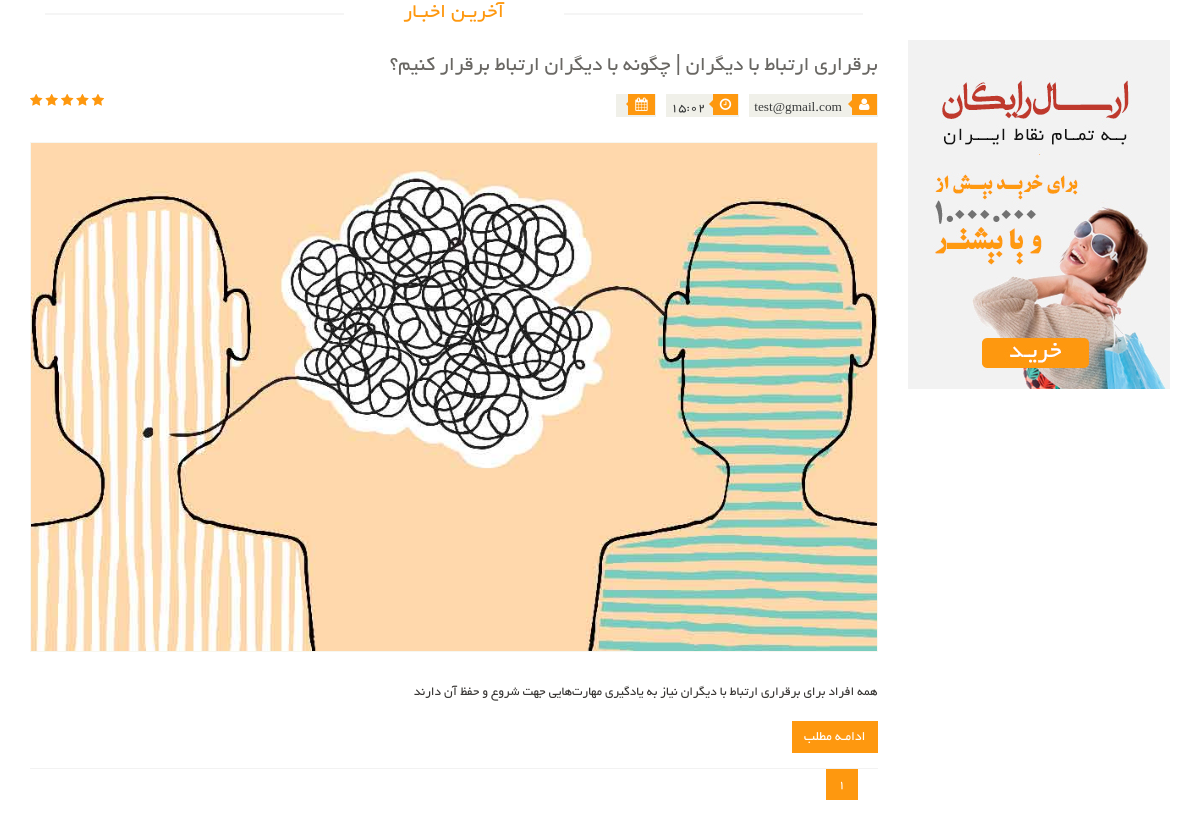
/articles/, run on an earlier commit of the app's database.
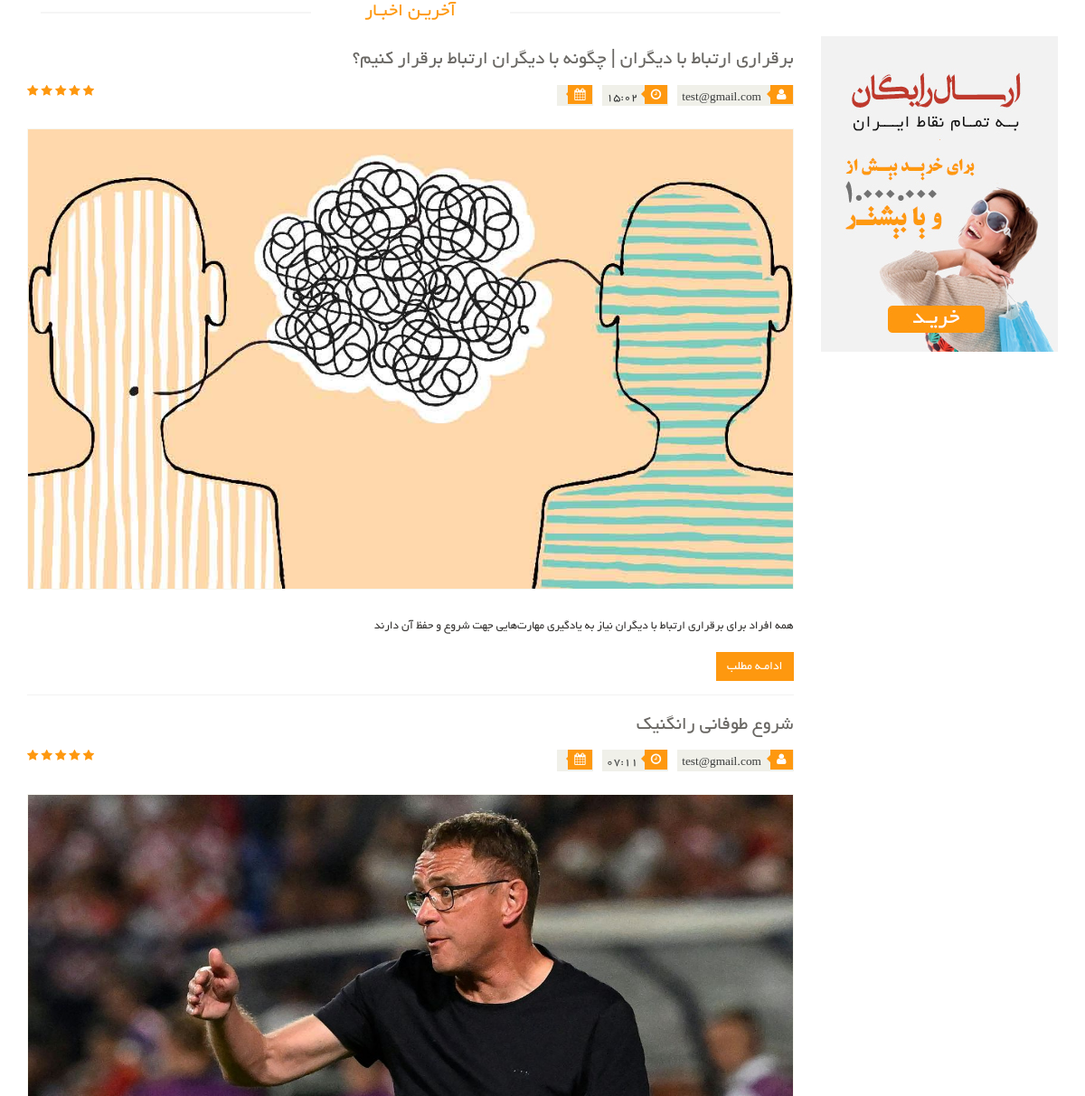
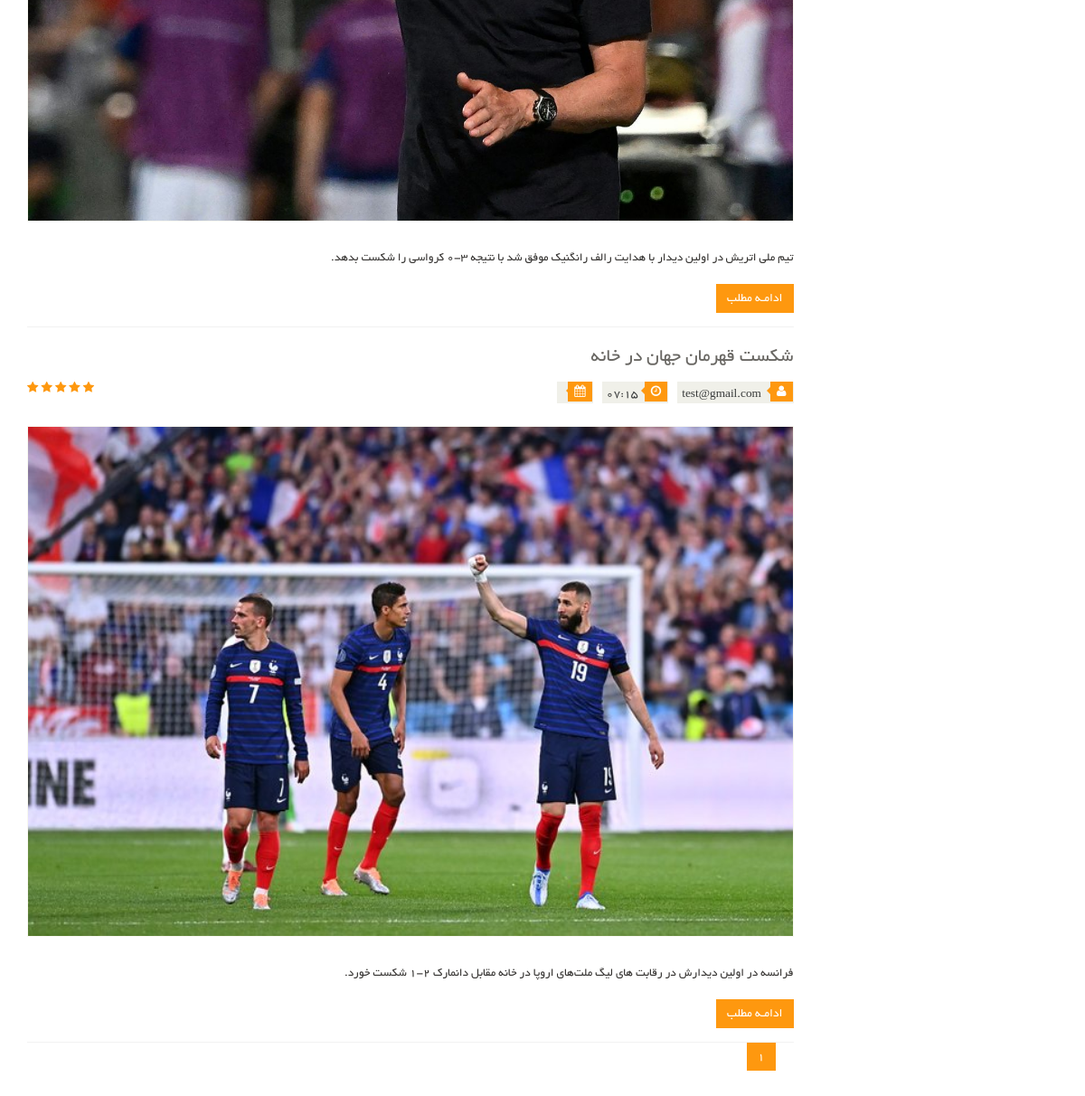
And on a later commit of the database (2 pictures, top to bottom).
### article_module/models.py (models this page shows, shortened)
class Article(models.Model):
    title = models.CharField(max_length=300, verbose_name='عنوان مقاله')
    slug = models.SlugField(max_length=400, db_index=True, allow_unicode=True, verbose_name='عنوان در url')
    image = models.ImageField(upload_to='images/articles', verbose_name='تصویر مقاله')
    short_description = models.TextField(verbose_name='توضیحات کوتاه')
    text = models.TextField(verbose_name='متن مقاله')
    is_active = models.BooleanField(default=True, verbose_name='فعال / غیرفعال')
    selected_categories = models.ManyToManyField(ArticleCategory, verbose_name='دسته بندی ها')
    author = models.ForeignKey(User, on_delete=models.CASCADE, verbose_name='نویسنده', null=True, editable=False)
    create_date = models.DateTimeField(auto_now_add=True, editable=False, verbose_name='تاریخ ثبت')
    def get_jalali_create_time(self):
        return self.create_date.strftime('%H:%M')
    class Meta:
        verbose_name = 'مقاله'
        verbose_name_plural = 'مقالات'

### account_module/models.py (models this page shows)
class User(AbstractUser):
    avatar = models.ImageField(upload_to='images/profile', verbose_name='تصویر آواتار', null=True, blank=True)
    email_active_code = models.CharField(max_length=100, verbose_name='کد فعالسازی ایمیل')
    about_user = models.TextField(null=True, blank=True, verbose_name='درباره شخص')
    address = models.TextField(null=True, blank=True, verbose_name='آدرس')
    class Meta:
        verbose_name = 'کاربر'
        verbose_name_plural = 'کاربران'
    def __str__(self):
        if self.first_name is not '' and self.last_name is not '':
            return self.get_full_name()
        return self.email

### article_module/views.py (the view)
# urls.py: path('', views.ArticlesListView.as_view(), name='articles_list'),
class ArticlesListView(ListView):
    model = Article
    paginate_by = 4
    template_name = 'article_module/articles_page.html'
    def get_context_data(self, *args, **kwargs):
        context = super(ArticlesListView, self).get_context_data(*args, **kwargs)
        return context
    def get_queryset(self):
        query = super(ArticlesListView, self).get_queryset()
        query = query.filter(is_active=True)
        category_name = self.kwargs.get('category')
        if category_name is not None:
            query = query.filter(selected_categories__url_title__iexact=category_name)
        return query

### polls/templatetags/poll_extras.py (called while the page is built)
@register.filter(name='show_jalali_date')
def show_jalali_date(value):
    return date2jalali(value)

### article_module/templates/article_module/articles_page.html (shortened to what this page needs)
{% extends 'shared/_layout.html' %}
{% load poll_extras %}
{% load thumbnail %}
{% load render_partial %}
{% block content %}
    <section>
        <div class="container">
            <div class="row">
                <div class="col-sm-9">
                    <div class="blog-post-area">
                        <h2 class="title text-center">آخریـن اخبـار</h2>
                        {% for article in object_list %}
                            <div class="single-blog-post">
                                <h3>{{ article.title }}</h3>
                                <div class="post-meta">
                                    <ul>
                                        {% if article.author is not None %}
                                            <li><i class="fa fa-user"></i> {{ article.author }}</li>
                                        {% endif %}
                                        <li><i class="fa fa-clock-o"></i>{{ article.get_jalali_create_time }}</li>
                                        <li><i class="fa fa-calendar"></i>{{ article.create_date | show_jalali_date }}
                                        </li>
                                    </ul>
                                    <span>
										<i class="fa fa-star"></i>
										<i class="fa fa-star"></i>
										<i class="fa fa-star"></i>
										<i class="fa fa-star"></i>
										<i class="fa fa-star-half-o"></i>
								</span>
                                </div>
                                <a href="">
                                    {% thumbnail article.image "862x398" quality=95 crop='center' as im %}
                                        <img src="{{ im.url }}">
                                    {% endthumbnail %}
                                </a>
                                <p>
                                    {{ article.short_description }}
                                </p>
                                <a class="btn btn-primary" href="{% url 'articles_detail' pk=article.id %}">ادامـه
                                    مطلب</a>
                            </div>
                        {% endfor %}
                        <ul class="pagination">
                            {% for pageNumber in paginator.page_range %}
                                <li class="{% if page_obj.number == pageNumber %} active {% endif %}">
                                    <a href="?page={{ pageNumber }}">{{ pageNumber }}</a>
                                </li>
                            {% endfor %}
                        </ul>
                    </div>
                </div>
                <div class="col-sm-3">
                    <div class="left-sidebar">
                        <div class="shipping text-center">
                            <img src="/static/images/home/shipping.jpg" alt="">
                        </div>
                    </div>
                </div>
            </div>
        </div>
    </section>
{% endblock %}

### templates/shared/_layout.html (shortened to what this page needs)
{% load render_partial %}
<!DOCTYPE html>
<html lang="en">
<head>
    {% include 'shared/header_references.html' %}
</head>
<body>
{% block content %}{% endblock %}
</body>
</html>

### templates/shared/header_references.html (shortened to what this page needs)
<link href="/static/css/bootstrap.min.css" rel="stylesheet">
<link href="/static/css/font-awesome.min.css" rel="stylesheet">
<link href="/static/css/prettyPhoto.css" rel="stylesheet">
<link href="/static/css/price-range.css" rel="stylesheet">
<link href="/static/css/animate.css" rel="stylesheet">
<link href="/static/css/main.css" rel="stylesheet">
<link href="/static/css/responsive.css" rel="stylesheet">
<link href="/static/css/custom.css" rel="stylesheet">

### static/css/main.css (style rules this page uses)
body { font-family: 'BYekan'; font-size: 10pt; position: relative; font-weight: normal; direction: rtl; }
ul li { list-style: none; }
a { -webkit-transition: 300ms; -moz-transition: 300ms; -o-transition: 300ms; transition: 300ms; }
h1, h2, h3, h4, h5, h6 { font-family: 'BYekan', sans-serif; }
.left-sidebar h2:after, h2.title:after { content: " "; position: absolute; border: 1px solid #f5f5f5; bottom: 8px; right: 0; width: 100%; height: 0; z-index: -2; }
h2.title:before { content: " "; position: absolute; background: #fff; bottom: -6px; width: 220px; height: 30px; z-index: -1; right: 50%; margin-right: -110px; }
.shipping { background-color: #F2F2F2; margin-top: 40px; overflow: hidden; padding-top: 20px; position: relative; }
h2.title { color: #FE980F; font-family: 'BYekan', sans-serif; font-size: 16pt; font-weight: 400; margin: 0 15px; text-transform: uppercase; margin-bottom: 30px; position: relative; }
.pagination { display: inline-block; margin-bottom: 25px; margin-top: 0; padding-right: 15px; }
.pagination li:first-child a, .pagination li:first-child span { border-bottom-left-radius: 0; border-top-left-radius: 0; margin-left: 0; }
.pagination li:last-child a, .pagination li:last-child span { border-bottom-right-radius: 0; border-top-right-radius: 0; }
.pagination .active a, .pagination .active span, .pagination .active a:hover, .pagination .active span:hover, .pagination .active a:focus, .pagination .active span:focus { background-color: #FE980F; border-color: #FE980F; color: #FFFFFF; cursor: default; z-index: 2; }
.pagination li a, .pagination li span { background-color: #f0f0e9; border: 0; float: left; line-height: 1.42857; margin-left: -1px; padding: 6px 12px; position: relative; text-decoration: none; margin-right: 5px; color: #000; }
.single-blog-post { border-bottom: 1px solid #f2f2f2; padding-bottom: 15px; }
.blog-post-area .single-blog-post h3 { color: #696763; font-size: 16pt; font-family: 'BYekan', sans-serif; text-transform: uppercase; font-weight: 500; margin-bottom: 17px; }
.blog-post-area .single-blog-post a img { border: 1px solid #F7F7F0; width: 100%; margin-bottom: 30px }
.blog-post-area .single-blog-post p { color: #363432; text-align: justify; }
.blog-post-area .post-meta { display: block; margin-bottom: 25px; overflow: hidden; }
.blog-post-area .post-meta ul { padding: 0; display: inline; }
.blog-post-area .post-meta ul li { background: #F0F0E9; float: right; margin-left: 10px; padding: 0 5px; font-size: 10pt; color: #393b3b; position: relative; }
.blog-post-area .post-meta ul li i { background: #FE980F; color: #FFFFFF; margin-right: -4px; margin-left: 7px; padding: 4px 7px; }
.sinlge-post-meta li i:after, .blog-post-area .post-meta ul li i:after { content: ""; position: absolute; width: auto; height: auto; border-color: transparent #FE980F transparent transparent; border-width: 4px; border-style: solid; top: 6px; right: 26px; }
.post-meta span { float: left; }
.post-meta span i { color: #FE980F; }
.blog-post-area .single-blog-post .btn-primary { background: #FE980F; border: medium none; border-radius: 0; color: #FFFFFF; margin-top: 10px; }
.btn.btn-primary { background: #FE980F; border: 0 none; border-radius: 0; margin-top: 16px; }

### static/css/custom.css (style rules this page uses)
ul { padding-right: 0; }

What changed in the data, as far as the page shows it:
added Article: title "شروع طوفانی رانگنیک", author "test@gmail.com", get_jalali_create_time "07:11", shows a picture, short_description "تیم ملی اتریش در اولین دیدار با هدایت رالف رانگنیک موفق شد با نتیجه 3-0 کرواسی را شکست بدهد."
added Article: title "شکست قهرمان جهان در خانه", author "test@gmail.com", get_jalali_create_time "07:15", shows a picture, short_description "فرانسه در اولین دیدارش در رقابت های لیگ ملت‌های اروپا در خانه مقابل دانمارک 2-1 شکست خورد."
